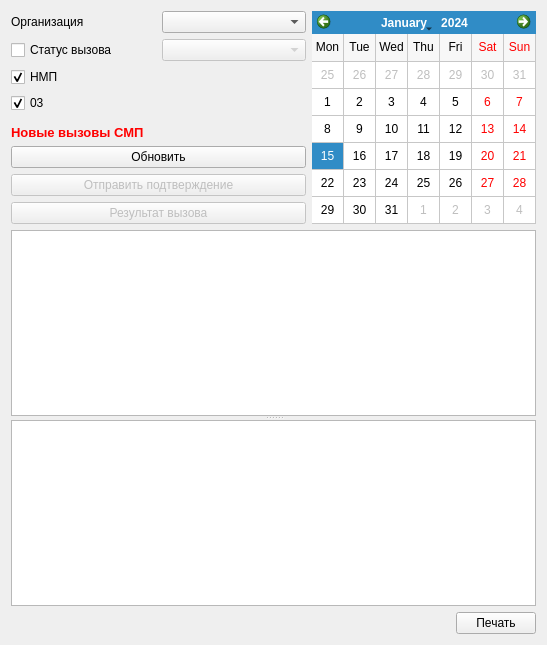
<?xml version="1.0" encoding="UTF-8"?>
<ui version="4.0">
 <class>Form</class>
 <widget class="QWidget" name="Form">
  <property name="geometry">
   <rect>
    <x>0</x>
    <y>0</y>
    <width>547</width>
    <height>645</height>
   </rect>
  </property>
  <property name="windowTitle">
   <string>Form</string>
  </property>
  <layout class="QVBoxLayout" name="verticalLayout">
   <item>
    <layout class="QGridLayout" name="gridLayout_2">
     <item row="0" column="0">
      <widget class="QLabel" name="lblOrganisation">
       <property name="text">
        <string>Организация</string>
       </property>
      </widget>
     </item>
     <item row="4" column="0">
      <spacer name="verticalSpacer">
       <property name="orientation">
        <enum>Qt::Vertical</enum>
       </property>
       <property name="sizeType">
        <enum>QSizePolicy::Minimum</enum>
       </property>
       <property name="sizeHint" stdset="0">
        <size>
         <width>20</width>
         <height>0</height>
        </size>
       </property>
      </spacer>
     </item>
     <item row="3" column="0">
      <widget class="QCheckBox" name="chb03">
       <property name="text">
        <string>03</string>
       </property>
       <property name="checked">
        <bool>true</bool>
       </property>
      </widget>
     </item>
     <item row="1" column="0">
      <widget class="QCheckBox" name="chbEventType">
       <property name="text">
        <string>Статус вызова</string>
       </property>
      </widget>
     </item>
     <item row="2" column="0">
      <widget class="QCheckBox" name="chbNMP">
       <property name="text">
        <string>НМП</string>
       </property>
       <property name="checked">
        <bool>true</bool>
       </property>
      </widget>
     </item>
     <item row="1" column="1">
      <widget class="QComboBox" name="cmbEventType">
       <property name="enabled">
        <bool>false</bool>
       </property>
       <property name="sizeAdjustPolicy">
        <enum>QComboBox::AdjustToContents</enum>
       </property>
       <property name="minimumContentsLength">
        <number>1</number>
       </property>
      </widget>
     </item>
     <item row="0" column="1">
      <widget class="QComboBox" name="cmbOrganisation">
       <property name="sizeAdjustPolicy">
        <enum>QComboBox::AdjustToContents</enum>
       </property>
       <property name="minimumContentsLength">
        <number>1</number>
       </property>
      </widget>
     </item>
     <item row="5" column="0" colspan="2">
      <widget class="QLabel" name="lblNewEvents">
       <property name="palette">
        <palette>
         <active>
          <colorrole role="WindowText">
           <brush brushstyle="SolidPattern">
            <color alpha="255">
             <red>255</red>
             <green>0</green>
             <blue>0</blue>
            </color>
           </brush>
          </colorrole>
         </active>
         <inactive>
          <colorrole role="WindowText">
           <brush brushstyle="SolidPattern">
            <color alpha="255">
             <red>255</red>
             <green>0</green>
             <blue>0</blue>
            </color>
           </brush>
          </colorrole>
         </inactive>
         <disabled>
          <colorrole role="WindowText">
           <brush brushstyle="SolidPattern">
            <color alpha="255">
             <red>120</red>
             <green>120</green>
             <blue>120</blue>
            </color>
           </brush>
          </colorrole>
         </disabled>
        </palette>
       </property>
       <property name="font">
        <font>
         <pointsize>10</pointsize>
         <weight>75</weight>
         <bold>true</bold>
        </font>
       </property>
       <property name="text">
        <string>Новые вызовы СМП</string>
       </property>
      </widget>
     </item>
     <item row="6" column="0" colspan="2">
      <widget class="QPushButton" name="btnRefresh">
       <property name="text">
        <string>Обновить</string>
       </property>
      </widget>
     </item>
     <item row="7" column="0" colspan="2">
      <widget class="QPushButton" name="btnUpdEvent">
       <property name="enabled">
        <bool>false</bool>
       </property>
       <property name="sizePolicy">
        <sizepolicy hsizetype="Minimum" vsizetype="Fixed">
         <horstretch>0</horstretch>
         <verstretch>0</verstretch>
        </sizepolicy>
       </property>
       <property name="text">
        <string>Отправить подтверждение</string>
       </property>
      </widget>
     </item>
     <item row="8" column="0" colspan="2">
      <widget class="QPushButton" name="btnAddEvent">
       <property name="enabled">
        <bool>false</bool>
       </property>
       <property name="text">
        <string>Результат вызова</string>
       </property>
      </widget>
     </item>
     <item row="0" column="2" rowspan="9">
      <widget class="QCalendarWidget" name="calDate">
       <property name="sizePolicy">
        <sizepolicy hsizetype="Fixed" vsizetype="Minimum">
         <horstretch>0</horstretch>
         <verstretch>0</verstretch>
        </sizepolicy>
       </property>
       <property name="firstDayOfWeek">
        <enum>Qt::Monday</enum>
       </property>
       <property name="gridVisible">
        <bool>true</bool>
       </property>
       <property name="verticalHeaderFormat">
        <enum>QCalendarWidget::NoVerticalHeader</enum>
       </property>
      </widget>
     </item>
    </layout>
   </item>
   <item>
    <widget class="QSplitter" name="splitter">
     <property name="orientation">
      <enum>Qt::Vertical</enum>
     </property>
     <widget class="CTableView" name="tblCallInfo">
      <property name="sizePolicy">
       <sizepolicy hsizetype="Expanding" vsizetype="Maximum">
        <horstretch>0</horstretch>
        <verstretch>0</verstretch>
       </sizepolicy>
      </property>
     </widget>
     <widget class="QTextEdit" name="txtCallInfo">
      <property name="sizePolicy">
       <sizepolicy hsizetype="Expanding" vsizetype="Expanding">
        <horstretch>0</horstretch>
        <verstretch>0</verstretch>
       </sizepolicy>
      </property>
      <property name="readOnly">
       <bool>true</bool>
      </property>
      <property name="textInteractionFlags">
       <set>Qt::LinksAccessibleByMouse|Qt::TextSelectableByMouse</set>
      </property>
     </widget>
    </widget>
   </item>
   <item>
    <layout class="QHBoxLayout" name="horizontalLayout">
     <item>
      <spacer name="horizontalSpacer">
       <property name="orientation">
        <enum>Qt::Horizontal</enum>
       </property>
       <property name="sizeHint" stdset="0">
        <size>
         <width>40</width>
         <height>20</height>
        </size>
       </property>
      </spacer>
     </item>
     <item>
      <widget class="QPushButton" name="btnPrintCallInfo">
       <property name="text">
        <string>Печать</string>
       </property>
      </widget>
     </item>
    </layout>
   </item>
  </layout>
 </widget>
 <customwidgets>
  <customwidget>
   <class>CTableView</class>
   <extends>QTableView</extends>
   <header>library/TableView.h</header>
  </customwidget>
 </customwidgets>
 <resources/>
 <connections/>
</ui>
